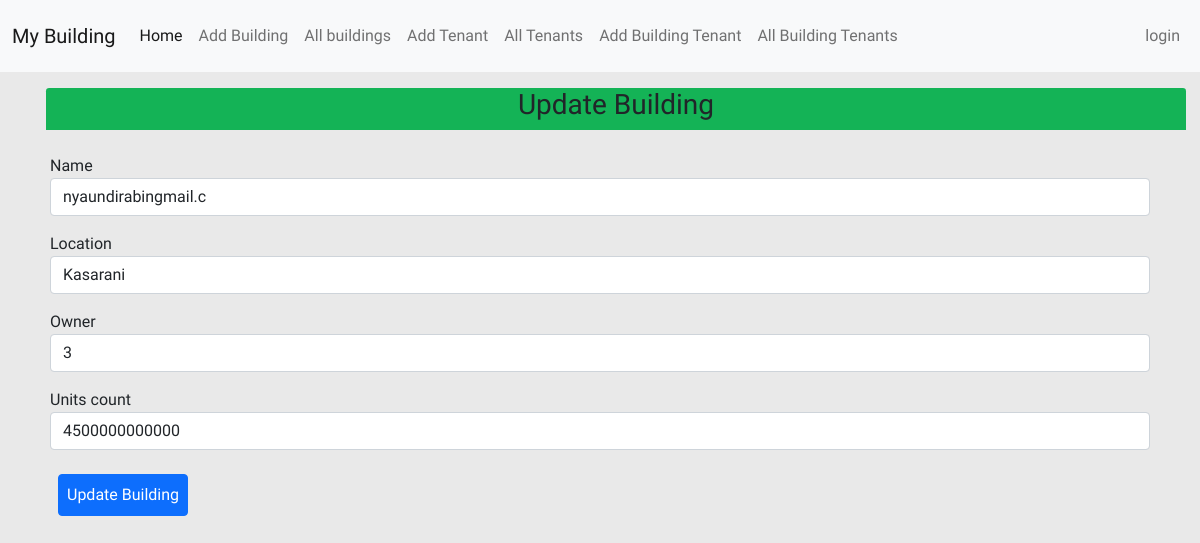
Page /update/1/ on the earlier database version.
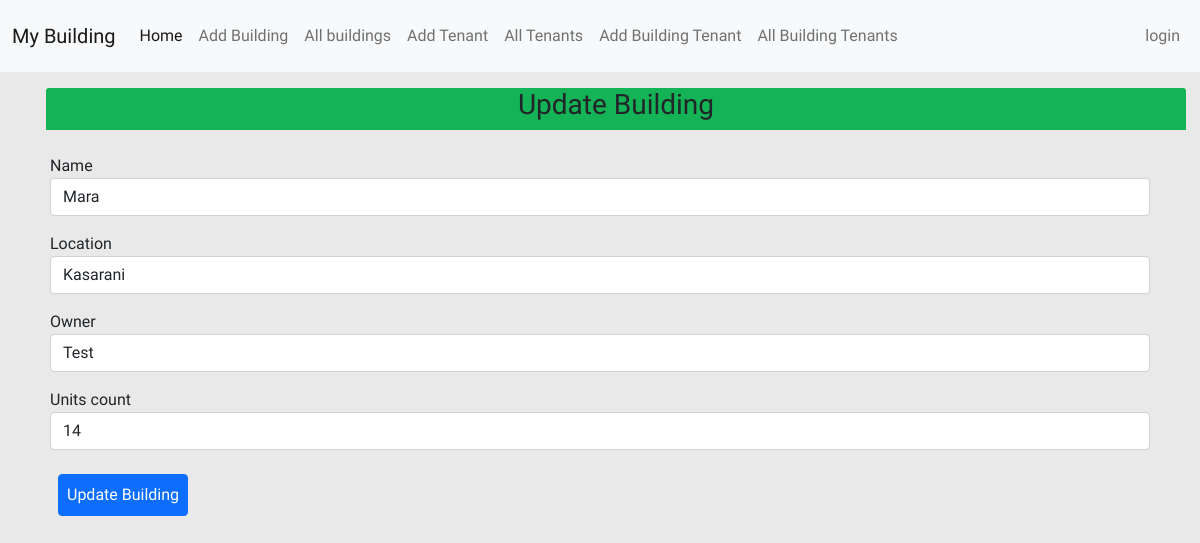
Same page on the later database version.
### rental/models.py (models this page shows, shortened)
class Building(models.Model):
    name = models.CharField(max_length = 255, blank = False)
    location  = models.CharField(max_length =255, blank=False)
    owner = models.CharField(max_length = 255, blank=False)
    units_count = models.CharField(max_length = 255, blank=False)

### rental/views.py (the view, shortened to what this page needs)
# urls.py: path('update/<int:id>/', views.update_building_view, name='updateBuilding'),
def update_building_view(request, id):
    if request.method == 'GET':
        building=Building.objects.get(id = id)
        return render(request,'rentals/update.html',
                { 'building':building })

### rental/templates/rentals/update.html (shortened to what this page needs)
{% extends 'rentals/layout.html' %}
{% block body-content %}
<div class="container">
    <div class="row">
        <div class="header m-3">
            <h3>Update Building</h3>
        </div>
        <form action="{% url 'updateBuilding' building.id%}" method="post">
            <div class="row from-group p-2">
                <label for="name"> Name
                    <input class="form-control" id="name" name="name" type="text" value={{ building.name }}>
                </label>
            </div>
            <div class="row from-group p-2">
                <label for="location"> Location
                    <input class="form-control" id="location" name="location" type="text" value={{ building.location }}>
                </label>
            </div>
            <div class="row from-group p-2">
                <label for="owner"> Owner
                    <input class="form-control" id="owner" name="owner" type="text" value={{ building.owner }}>
                </label>
            </div>
            <div class="row from-group p-2">
                <label for="units_control"> Units count
                    <input class="form-control" id="units_control" name="units" type="text" value={{ building.units_count }}>
                </label>
            </div>
            <div class="form-group p-3">
                <button class="btn btn-primary p-2">Update Building</button>
            </div>
        </form>
    </div>
</div>
{% endblock body-content %}

Differences in the rows shown:
changed Building "Kasarani": owner "3" → "Test"; units "4500000000000" → "14"; name "nyaundirabingmail.c" → (not shown)
Other differences:
form field name: (not shown) → "Mara"
